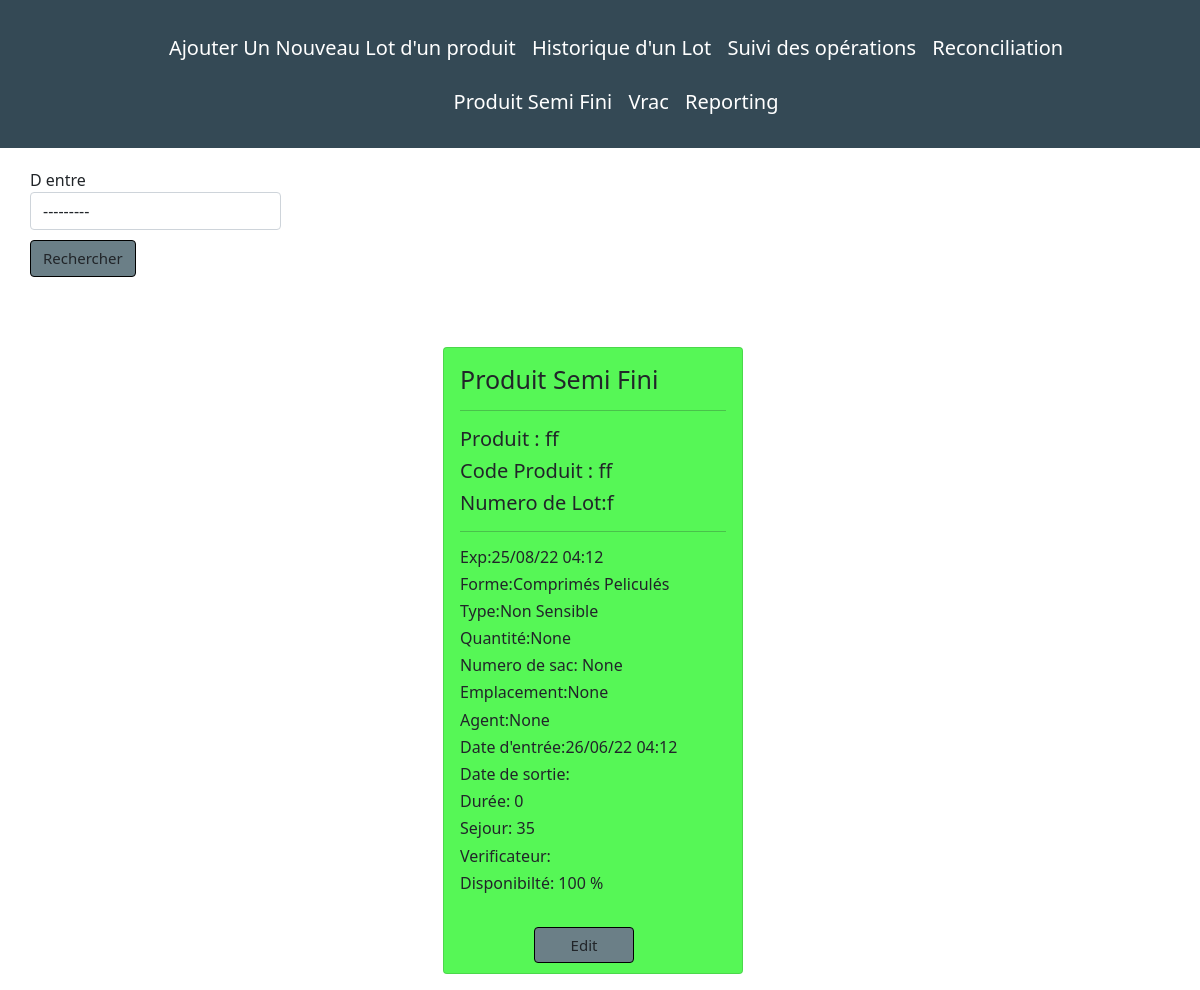
Page /showPsf/ on the committed database.
### saisir/models.py (models this page shows, shortened)
class PsfModel(models.Model):
    N_Lot=models.OneToOneField(Lot,on_delete=models.CASCADE)
    Type=models.CharField(choices=type,max_length=200,null=False)
    Forme=models.CharField(choices=etape,max_length=200,null=False)
    Quantité=models.FloatField(null=True, blank=True)
    N_sac=models.IntegerField(null=True, blank=True)
    Emplacement=models.CharField(max_length=200,null=True, blank=True)
    Agent=models.CharField(max_length=200,null=True, blank=True)
    D_sortie=models.DateTimeField(null=True, blank=True)
    D_entre=models.DateTimeField(null=True, blank=True)
    qu=models.FloatField(null=True, blank=True)
    @property
    def entre(self):
        entre=self.D_entre.strftime("%d/%m/%y %H:%M")
        return entre
    @property
    def sortie(self):
        try:
            sortie=self.D_sortie.strftime("%d/%m/%y %H:%M")
        except:
            sortie=''
        return sortie
    @property
    def hh(self):
        try:
            dispo=((self.Quantité-self.qu)/self.Quantité)*100
        except:
            dispo=100
        if dispo >0 :
            dispo=round(dispo,2)
        else:
            dispo=0
        return dispo
    @property
    def duree(self):
        try:
            duree=self.D_sortie-self.D_entre
        except:
            duree=0
        return duree
    @property
    def j_stock(self):
        today=date.today()
        try:
            j_stock= today - self.D_entre.date()
        except:
            j_stock= today
        j_stock=(str(j_stock).split(",",7)[0]).split(" ",4)[0]
        return j_stock
    @property
    def dat_e(self):
        if self.Forme=='Comprimés nus':
            if self.Type =='Sensible':
                Date_Expiration=self.D_entre + dt.timedelta(days = 7)
            else:
                Date_Expiration=self.D_entre + dt.timedelta(days = 90)
        elif self.Forme=='Comprimés Peliculés':
            if self.Type =='Sensible':
                Date_Expiration=self.D_entre + dt.timedelta(days = 3)
            else:
                Date_Expiration=self.D_entre + dt.timedelta(days = 60)
        else:
            if self.Type =='Sensible':
                Date_Expiration=self.D_entre + dt.timedelta(days = 3)
            else:
                Date_Expiration=self.D_entre + dt.timedelta(days = 60)
        return Date_Expiration.strftime("%d/%m/%y %H:%M")
    @property
    def contr(self):
        today=dt.datetime.today()
        if self.Forme=='Comprimé nus':
            if self.Type =='Sensible':
                Date_Expiration=self.D_entre + dt.timedelta(days = 7)
                c_c=4
            else:
                Date_Expiration=self.D_entre + dt.timedelta(days = 90)
                c_c=10
        else:
            if self.Type =='Sensible':
                Date_Expiration=self.D_entre + dt.timedelta(days = 3)
                c_c=2
            else:
                Date_Expiration=self.D_entre + dt.timedelta(days = 60)
                c_c=10
        d1 = datetime.strftime(Date_Expiration, '%d-%m-%Y')
        d2 = datetime.strftime(today, '%d-%m-%Y')
        d1 = datetime.strptime(d1,'%d-%m-%Y')
        d2 = datetime.strptime(d2, '%d-%m-%Y')
        try:
            j_stock= d1-d2
            j_stock=(str(j_stock).split("-",1)[0]).split(" ",1)[0]
            j_j=int(j_stock)
        except:
            j_j=0
        if j_j > c_c :
            j_j=1
        else:
            j_j=0
        return j_j

class Lot(models.Model):
    N_lot=models.CharField(primary_key=True,max_length=1000)
    def __str__(self):
        return f'{self.N_lot}'

class Produit(models.Model):
    code_Produit=models.CharField(max_length=1000)
    Produit=models.CharField(max_length=1000)
    N_Lot=models.OneToOneField(Lot,on_delete=models.CASCADE)
    date_created=models.DateTimeField(auto_now_add=True)
    class Meta:
        ordering=('-date_created',)

### saisir/views.py (the view)
# urls.py: path('showPsf/',views.psf_show,name='show-psf'),
def psf_show(request):
    psfs=PsfModel.objects.all()
    myFilter=PostFilterP(request.GET,queryset=psfs)
    psfs=myFilter.qs
    if request.method=='POST':
        form=PsfForm(request.POST)
        if form.is_valid():
            instance=form.save(commit=False)
            instance.N_Lot=request.N_Lot
            instance.save()
            return redirect('show-psf')
    else:
        form=PsfForm()
        context={
            'form':form,
            'psfs':psfs,
            'myFilter':myFilter,
        }
    return render(request,'psfs.html', context)

### saisir/forms.py
class PsfForm(forms.ModelForm):
    D_entre=forms.DateTimeField(input_formats=settings.DATE_INPUT_FORMATS)
    D_sortie=forms.DateTimeField(input_formats=settings.DATE_INPUT_FORMATS,required=False)
    class Meta:
        model=PsfModel
        fields = ['N_Lot','Type','Forme','Quantité','N_sac','Emplacement','Agent','D_entre','D_sortie']
        widgets={
                        'N_Lot': forms.TextInput(attrs={'class': 'form-control'}),
        }

### templates/psfs.html (shortened to what this page needs)
{% extends 'partials/base.html' %}
{% load crispy_forms_tags %}
{% block content %}
<div class="row">
  <div class="search " style="height:auto ; width: 275px; margin-top: 20px; margin-left: 30px; margin-bottom: 50px;" >
    <form  method="GET">
 {{myFilter.form  | crispy }}
<button class="btn" type="submit" style="margin-top: 10px">
  Rechercher
</button>
</form>
  </div>
<div class="row">
  <div class="contaff ">
    {% if psfs %}
    <div class="column">
      {% for psf in psfs  %}
      {% if psf.hh %}
      {% if psf.contr %}
      <div class="concard">
        <div class="card mb-3" style="height: auto; width: 300px;margin-left: 10px; background-color: rgb(86, 247, 86); margin-top: 20px;" >
          <div class="card-body">
            <h4 style="font-size:25px ;">Produit Semi Fini </h4>
            <hr>
            <h5> Produit : {{psf.N_Lot.produit.Produit}}</h5>
               <h5>Code Produit : {{psf.N_Lot.produit.code_Produit}}</h5>
               <h5>
                Numero de Lot:{{psf.N_Lot}}
              </h5>
                <hr>
            <h6>
            Exp:{{psf.dat_e}}</h6>
            <h6>
              <h6 >Forme:{{psf.Forme}}</h6>
              <h6>
                Type:{{psf.Type}}
              </h6>
              <h6 >Quantité:{{psf.Quantité}}
            </h6>
            <h6 >Numero de sac: {{psf.N_sac}}
            </h6>
            <h6>Emplacement:{{psf.Emplacement}}
            </h6>
            <h6>Agent:{{psf.Agent}}            </h6>
            <h6>Date d'entrée:{{psf.entre}}
            </h6>
            <h6>Date de sortie:{{psf.sortie}}
            </h6>
            <h6>Durée: {{ psf.duree }}</h6>
            {% if psf.hh %}
            <h6>Sejour: {{ psf.j_stock  }}
            </h6>
            <h6 >Verificateur:{{psf.verificateur}}</h6>
            {% else %}
            <h6 >Verificateur:{{psf.verificateur}}</h6>
            {% endif %}
            <h6>Disponibilté: {{ psf.hh }} %
            </h6>
            </div>
            <a class="btn" href="{% url 'psf_edit' psf.id %}" style="margin-bottom:10px ; margin-top: 10px; width:100px ; margin-left: 90px;" >Edit</a>
        </div>
    {% endif %}
    </div>
    {% endif %}
  {% endfor%}
    </div>
  </div>
{% else %}
{% for psf in psfs  %}
{% endfor%}
{% endif %}
</div>
{% endblock %}

### templates/partials/base.html (style rules this page uses)
.btn { background-color:#6b7f87; border-color: black; font-size: 15px; }
.contaff { display: inline-flex; flex-wrap: wrap; justify-content: center; }

### rows in the picture
PsfModel: N_Lot.produit.Produit "ff", N_Lot.produit.code_Produit "ff", N_Lot "f", dat_e "25/08/22 04:12", Forme "Comprimés Peliculés", Type "Non Sensible", Quantité "None", N_sac "None", Emplacement "None", Agent "None", entre "26/06/22 04:12", duree "0", j_stock "35", hh "100"
